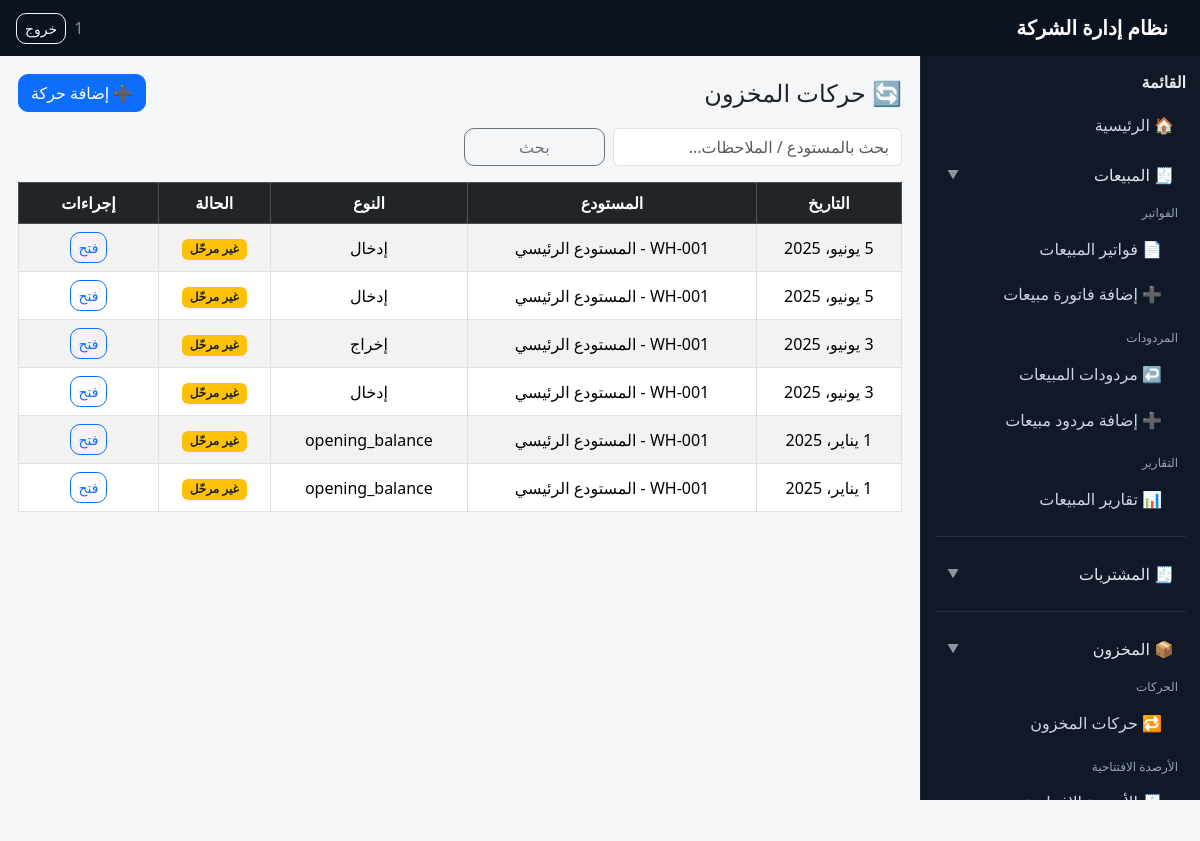
The app's page /app/inventory/transactions/ (signed in) with its own data.
### inventory/models.py (models this page shows, shortened)
class StockTransaction(models.Model):
    TRANSACTION_TYPES = [
        ('in', 'إدخال'),
        ('out', 'إخراج'),
        ('adjust', 'تسوية'),
    ]
    date = models.DateField()
    warehouse = models.ForeignKey(Warehouse, on_delete=models.CASCADE)
    transaction_type = models.CharField(max_length=10, choices=TRANSACTION_TYPES)
    related_account = models.ForeignKey(Account, on_delete=models.SET_NULL, null=True, blank=True)
    notes = models.CharField(max_length=250, blank=True, null=True)
    sales_invoice = models.ForeignKey("sales.SalesInvoice", on_delete=models.SET_NULL, null=True, blank=True)
    sales_return = models.ForeignKey("sales.SalesReturn", on_delete=models.SET_NULL, null=True, blank=True)
    purchase_invoice = models.ForeignKey('purchases.PurchaseInvoice', on_delete=models.SET_NULL, null=True, blank=True)
    purchase_return = models.ForeignKey('purchases.PurchaseReturn', on_delete=models.SET_NULL, null=True, blank=True)
    journal_entry = models.OneToOneField("accounts.JournalEntry", on_delete=models.SET_NULL, null=True, blank=True)
    is_posted = models.BooleanField(default=False, verbose_name="تم الترحيل؟")
    code = models.CharField(max_length=50, blank=True, null=True, unique=True)
    production_order = models.ForeignKey(
        'manufacturing.ProductionOrder',
        on_delete=models.CASCADE,
        null=True,
        blank=True,
        related_name='stock_transactions',
        verbose_name="أمر الإنتاج المرتبط"
    )
    class Meta:
        verbose_name = "حركة مخزون"
        verbose_name_plural = "حركات المخزون"

class Warehouse(models.Model):
    WAREHOUSE_TYPES = (
        ('main', 'رئيسي'),
        ('branch', 'فرعي'),
        ('external', 'خارجي'),
        ('raw', 'مواد خام'),
        ('wip', 'تحت التشغيل'),
        ('finished', 'منتج تام'),
        ('scrap', 'هالك'),
    )
    code = models.CharField(max_length=20, unique=True)
    name = models.CharField(max_length=100)
    region = models.CharField(max_length=100)
    warehouse_type = models.CharField(max_length=10, choices=WAREHOUSE_TYPES)
    inventory_account = models.ForeignKey(
        Account, on_delete=models.PROTECT, related_name='warehouses'
    )
    opening_balance_account = models.ForeignKey(
        Account,
        on_delete=models.PROTECT,
        null=True, blank=True,
        related_name='opening_balance_warehouses'
    )
    class Meta:
        verbose_name = "مستودع"
        verbose_name_plural = "المستودعات"
    production_cost_account = models.ForeignKey(
        Account,
        on_delete=models.PROTECT,
        null=True, blank=True,
        related_name='warehouse_production_cost',
        verbose_name='حساب تكلفة الإنتاج'
    )
    expense_allocation_account = models.ForeignKey(
        Account,
        on_delete=models.PROTECT,
        null=True, blank=True,
        related_name='warehouse_expense_allocation',
        verbose_name='حساب تحميل المصروفات'
    )
    def __str__(self):
        return f"{self.code} - {self.name}"

### portal/views.py (the view)
# urls.py: path("app/inventory/transactions/", views.app_stock_tx_list, name="app_stock_tx_list"),
@login_required
def app_stock_tx_list(request):
    q = (request.GET.get("q") or "").strip()
    rows = StockTransaction.objects.select_related("warehouse").order_by("-date", "-id")
    if q:
        rows = rows.filter(Q(notes__icontains=q) | Q(warehouse__name__icontains=q) | Q(code__icontains=q))
    return render(request, "inventory/reports/stock_tx_list.html", {"rows": rows, "q": q})

### inventory/templates/inventory/reports/stock_tx_list.html (shortened to what this page needs)
{% extends "portal/base_app.html" %}
{% block content %}
<div class="d-flex justify-content-between align-items-center mb-3">
  <h4 class="mb-0">🔄 حركات المخزون</h4>
  <a class="btn btn-primary" href="{% url 'app_stock_tx_create' %}">➕ إضافة حركة</a>
</div>
<form method="get" class="row g-2 mb-3">
  <div class="col-md-4">
    <input name="q" value="{{ q }}" class="form-control" placeholder="بحث بالمستودع / الملاحظات...">
  </div>
  <div class="col-md-2">
    <button class="btn btn-outline-secondary w-100">بحث</button>
  </div>
</form>
<div class="table-responsive">
  <table class="table table-bordered table-striped align-middle text-center">
    <thead class="table-dark">
      <tr>
        <th>التاريخ</th>
        <th>المستودع</th>
        <th>النوع</th>
        <th>الحالة</th>
        <th style="width:140px">إجراءات</th>
      </tr>
    </thead>
    <tbody>
      {% for r in rows %}
      <tr>
        <td>{{ r.date }}</td>
        <td>{{ r.warehouse }}</td>
        <td>{{ r.get_transaction_type_display }}</td>
        <td>
          {% if r.is_posted %}
            <span class="badge bg-success">مرحّل</span>
          {% else %}
            <span class="badge bg-warning text-dark">غير مرحّل</span>
          {% endif %}
        </td>
        <td>
          <a class="btn btn-sm btn-outline-primary"
             href="{% url 'app_stock_tx_edit' r.id %}">فتح</a>
        </td>
      </tr>
      {% empty %}
      <tr><td colspan="5" class="text-muted">لا يوجد بيانات.</td></tr>
      {% endfor %}
    </tbody>
  </table>
</div>
{% endblock %}

### portal/templates/portal/base_app.html (shortened to what this page needs)
<!doctype html>
<html lang="ar" dir="rtl">
<head>
  <link href="https://cdn.jsdelivr.net/npm/bootstrap@5.3.3/dist/css/bootstrap.min.css" rel="stylesheet">
  <link href="https://cdn.jsdelivr.net/npm/select2@4.1.0-rc.0/dist/css/select2.min.css" rel="stylesheet"/>
  <link href="https://cdn.jsdelivr.net/npm/select2-bootstrap-5-theme@1.3.0/dist/select2-bootstrap-5-theme.min.css" rel="stylesheet"/>
</head>
<body>
<nav class="navbar topbar">
  <div class="container-fluid px-3">
    <span class="navbar-brand text-white mb-0">نظام إدارة الشركة</span>
    <div class="d-flex align-items-center gap-2">
      <span class="text-white-50">{{ request.user.username }}</span>
      <a href="{% url 'logout' %}" class="btn btn-outline-light btn-sm">خروج</a>
    </div>
  </div>
</nav>
<div class="app-shell">
  <aside class="sidebar">
    <div class="title">القائمة</div>
    <a class="d-block mb-2" href="{% url 'app_home' %}">🏠 الرئيسية</a>
    <button class="nav-btn" type="button"
            data-bs-toggle="collapse"
            data-bs-target="#menuSales"
            aria-expanded="true">
      <span class="label">🧾 المبيعات</span>
      <span class="chev">▼</span>
    </button>
    <div class="collapse show sub" id="menuSales">
      <div class="section mt-2">الفواتير</div>
      <a href="{% url 'app_sales_invoice_list' %}">📄 فواتير المبيعات</a>
      <a href="{% url 'app_sales_invoice_create' %}">➕ إضافة فاتورة مبيعات</a>
      <div class="section">المردودات</div>
      <a href="{% url 'app_sales_return_list' %}">↩️ مردودات المبيعات</a>
      <a href="{% url 'app_sales_return_create' %}">➕ إضافة مردود مبيعات</a>
      <div class="section">التقارير</div>
      <a href="{% url 'app_sales_reports' %}">📊 تقارير المبيعات</a>
    </div>
    <hr class="border-secondary my-3">
    {% with p=request.path %}
    <button class="nav-btn" type="button"
            data-bs-toggle="collapse"
            data-bs-target="#menuPurchases"
            aria-expanded="{% if p|slice:':14' == '/app/purchases/' %}true{% else %}false{% endif %}">
      <span class="label">🧾 المشتريات</span>
      <span class="chev">▼</span>
    </button>
    <hr class="border-secondary my-3">
    {% endwith %}
    {% with p=request.path %}
    <button class="nav-btn" type="button"
            data-bs-toggle="collapse"
            data-bs-target="#menuInventory"
            aria-expanded="{% if '/app/inventory/' in p %}true{% else %}false{% endif %}">
      <span class="label">📦 المخزون</span>
      <span class="chev">▼</span>
    </button>
    <div class="collapse sub {% if '/app/inventory/' in p %}show{% endif %}" id="menuInventory">
      <div class="section mt-2">الحركات</div>
      <a class="{% if '/app/inventory/stock/' in p %}active{% endif %}"
        href="{% url 'app_stock_tx_list' %}">
        🔁 حركات المخزون
      </a>
      <div class="section">الأرصدة الافتتاحية</div>
      <a class="{% if '/app/inventory/opening-balances/' in p %}active{% endif %}"
        href="{% url 'app_opening_balance_list' %}">
        🧾 الأرصدة الافتتاحية
      </a>
    </div>
    {% endwith %}
  </aside>
  <main class="flex-grow-1" style="min-width:0;">
    <div class="content">
      {% block content %}{% endblock %}
    </div>
  </main>
</div>
</body>
</html>

### portal/templates/portal/base_app.html (style rules this page uses)
:root { --sb:#111827; --sb2:#0b1220; --sbHover:#1f2937; --txt:#e5e7eb; --muted:#94a3b8; --bg:#f5f6f8; }
body { background: var(--bg); }
.app-shell { min-height: 100vh; display:flex; width:100%; }
.sidebar { width: 280px; min-width: 280px; background: var(--sb); color: var(--txt); position: sticky; top: 0; height: calc(100vh - 56px); padding: 14px; overflow:auto; border-left: 1px solid rgba(255,255,255,.06); }
.topbar { background: var(--sb2); color:#fff; height: 56px; }
.content { padding: 18px; width: 100%; min-width: 0; overflow-x: auto; }
.sidebar .title { font-weight:700; margin-bottom: 10px; }
.sidebar a { color:#cbd5e1; text-decoration:none; display:block; padding: 9px 12px; border-radius: 10px; white-space: nowrap; }
.sidebar .section { font-size:12px; color: var(--muted); margin: 14px 8px 6px; }
.sidebar .nav-btn { width:100%; text-align:right; border:0; background: transparent; color: #e2e8f0; padding: 9px 12px; border-radius: 10px; display:flex; align-items:center; justify-content: space-between; }
.sidebar .nav-btn .label { color:#e2e8f0; }
.sidebar .nav-btn .chev { opacity:.6; font-size:12px; }
.sidebar .sub a { padding-right: 24px; margin-top: 4px; color:#cbd5e1; }
.btn { border-radius: 10px; }
.table-responsive { overflow-x:auto; -webkit-overflow-scrolling: touch; }
table { width:100%; }
.navbar-brand { font-weight:700; }
.sub a { display:block; padding:.55rem .75rem; border-radius:.5rem; text-decoration:none; }

### records on screen
StockTransaction: date "5 يونيو، 2025", warehouse "WH-001 - المستودع الرئيسي", transaction_type "إدخال", is_posted "غير مرحّل"
StockTransaction: date "5 يونيو، 2025", warehouse "WH-001 - المستودع الرئيسي", transaction_type "إدخال", is_posted "غير مرحّل"
StockTransaction: date "3 يونيو، 2025", warehouse "WH-001 - المستودع الرئيسي", transaction_type "إخراج", is_posted "غير مرحّل"
StockTransaction: date "3 يونيو، 2025", warehouse "WH-001 - المستودع الرئيسي", transaction_type "إدخال", is_posted "غير مرحّل"
StockTransaction: date "1 يناير، 2025", warehouse "WH-001 - المستودع الرئيسي", transaction_type "opening_balance", is_posted "غير مرحّل"
StockTransaction: date "1 يناير، 2025", warehouse "WH-001 - المستودع الرئيسي", transaction_type "opening_balance", is_posted "غير مرحّل"

### other values on screen
{{ request.user.username }} "1"
